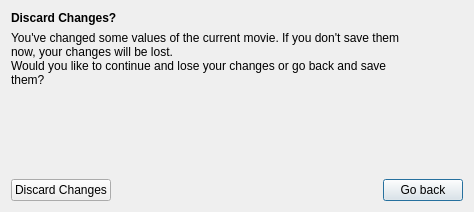
<?xml version="1.0" encoding="UTF-8"?>
<ui version="4.0">
 <class>QuestionDialog</class>
 <widget class="QDialog" name="QuestionDialog">
  <property name="windowModality">
   <enum>Qt::ApplicationModal</enum>
  </property>
  <property name="geometry">
   <rect>
    <x>0</x>
    <y>0</y>
    <width>474</width>
    <height>212</height>
   </rect>
  </property>
  <property name="windowTitle">
   <string>Discard Changes</string>
  </property>
  <property name="styleSheet">
   <string notr="true">#QuestionDialog {
	background-image: url(:/img/pattern_dark.png);
}</string>
  </property>
  <property name="modal">
   <bool>true</bool>
  </property>
  <layout class="QVBoxLayout" name="verticalLayout" stretch="0,0">
   <item>
    <layout class="QHBoxLayout" name="horizontalLayout_2" stretch="1,0">
     <item>
      <layout class="QVBoxLayout" name="verticalLayout_2" stretch="0,1">
       <property name="rightMargin">
        <number>40</number>
       </property>
       <item>
        <widget class="QLabel" name="label_2">
         <property name="font">
          <font>
           <weight>75</weight>
           <bold>true</bold>
          </font>
         </property>
         <property name="text">
          <string>Discard Changes?</string>
         </property>
        </widget>
       </item>
       <item>
        <widget class="QLabel" name="label">
         <property name="font">
          <font>
           <weight>50</weight>
           <bold>false</bold>
          </font>
         </property>
         <property name="text">
          <string>You've changed some values of the current movie. If you don't save them now, your changes will be lost.
Would you like to continue and lose your changes or go back and save them?</string>
         </property>
         <property name="alignment">
          <set>Qt::AlignLeading|Qt::AlignLeft|Qt::AlignTop</set>
         </property>
         <property name="wordWrap">
          <bool>true</bool>
         </property>
        </widget>
       </item>
      </layout>
     </item>
     <item>
      <widget class="QLabel" name="labelIcon">
       <property name="text">
        <string/>
       </property>
       <property name="pixmap">
        <pixmap resource="XBMM.qrc">:/img/warning1.png</pixmap>
       </property>
       <property name="alignment">
        <set>Qt::AlignLeading|Qt::AlignLeft|Qt::AlignTop</set>
       </property>
      </widget>
     </item>
    </layout>
   </item>
   <item>
    <layout class="QHBoxLayout" name="horizontalLayout">
     <item>
      <widget class="QPushButton" name="buttonDiscard">
       <property name="text">
        <string>Discard Changes</string>
       </property>
       <property name="autoDefault">
        <bool>false</bool>
       </property>
      </widget>
     </item>
     <item>
      <spacer name="horizontalSpacer">
       <property name="orientation">
        <enum>Qt::Horizontal</enum>
       </property>
       <property name="sizeHint" stdset="0">
        <size>
         <width>40</width>
         <height>20</height>
        </size>
       </property>
      </spacer>
     </item>
     <item>
      <widget class="QPushButton" name="buttonBack">
       <property name="text">
        <string>Go back</string>
       </property>
      </widget>
     </item>
    </layout>
   </item>
  </layout>
 </widget>
 <resources>
  <include location="XBMM.qrc"/>
 </resources>
 <connections/>
</ui>
